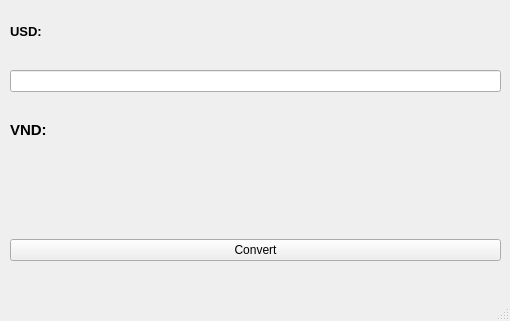
<?xml version="1.0" encoding="UTF-8"?>
<ui version="4.0">
 <class>MainWindow</class>
 <widget class="QMainWindow" name="MainWindow">
  <property name="geometry">
   <rect>
    <x>0</x>
    <y>0</y>
    <width>510</width>
    <height>321</height>
   </rect>
  </property>
  <property name="windowTitle">
   <string>MainWindow</string>
  </property>
  <widget class="QWidget" name="centralwidget">
   <widget class="QWidget" name="verticalLayoutWidget">
    <property name="geometry">
     <rect>
      <x>10</x>
      <y>0</y>
      <width>491</width>
      <height>261</height>
     </rect>
    </property>
    <layout class="QVBoxLayout" name="verticalLayout">
     <item>
      <widget class="QLabel" name="label">
       <property name="text">
        <string>&lt;html&gt;&lt;head/&gt;&lt;body&gt;&lt;p&gt;&lt;span style=&quot; font-size:10pt; font-weight:600;&quot;&gt;USD:&lt;/span&gt;&lt;/p&gt;&lt;/body&gt;&lt;/html&gt;</string>
       </property>
      </widget>
     </item>
     <item>
      <widget class="QLineEdit" name="dong_usd"/>
     </item>
     <item>
      <widget class="QLabel" name="label_2">
       <property name="text">
        <string>&lt;html&gt;&lt;head/&gt;&lt;body&gt;&lt;p&gt;&lt;span style=&quot; font-size:11pt; font-weight:600;&quot;&gt;VND:&lt;/span&gt;&lt;/p&gt;&lt;/body&gt;&lt;/html&gt;</string>
       </property>
      </widget>
     </item>
     <item>
      <widget class="QLabel" name="dong_vn">
       <property name="text">
        <string/>
       </property>
      </widget>
     </item>
     <item>
      <widget class="QPushButton" name="pushButton">
       <property name="text">
        <string>Convert</string>
       </property>
      </widget>
     </item>
    </layout>
   </widget>
  </widget>
  <widget class="QMenuBar" name="menubar">
   <property name="geometry">
    <rect>
     <x>0</x>
     <y>0</y>
     <width>510</width>
     <height>26</height>
    </rect>
   </property>
  </widget>
  <widget class="QStatusBar" name="statusbar"/>
 </widget>
 <resources/>
 <connections/>
</ui>
